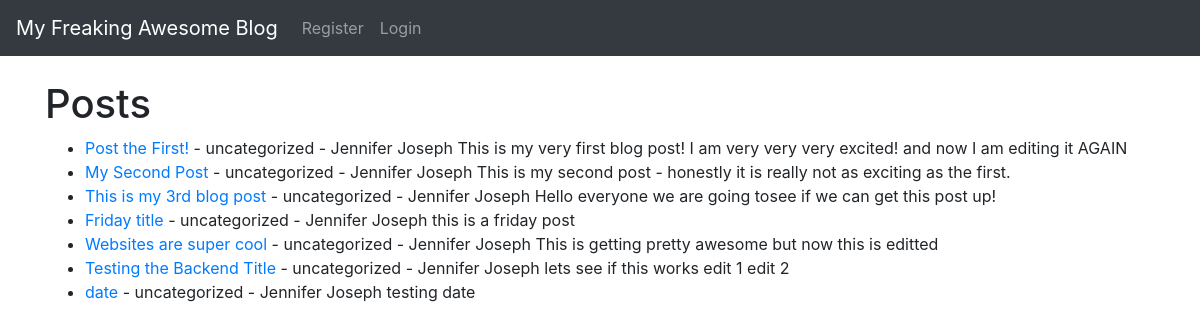
Before: / with the older database file.
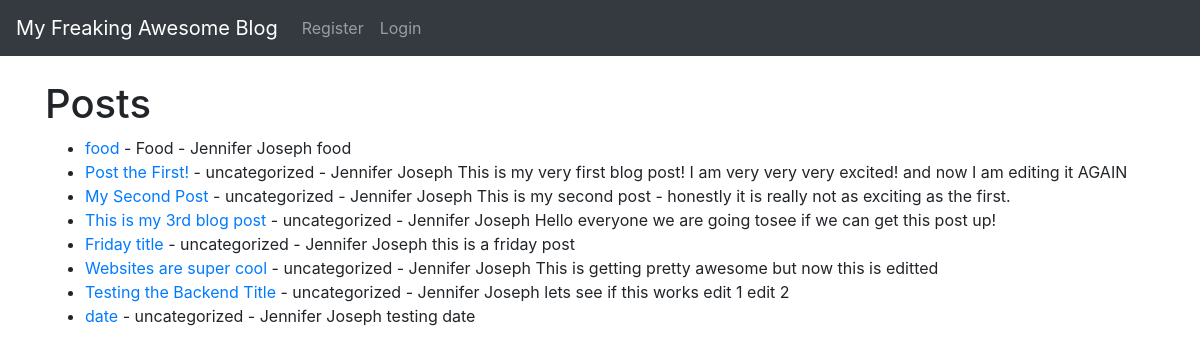
After: the same page with the newer database file.
### tutorialblog/models.py (models this page shows, shortened)
class Post(models.Model):
    title = models.CharField(max_length = 255)
    title_tag = models.CharField(max_length = 255)#, default = "My Freaking Awesome Blog")
    author = models.ForeignKey(User, on_delete = models.CASCADE) # deletes blog post from a user that has been deleted
    category = models.CharField(max_length = 255, default = 'uncategorized')
    body = models.TextField()
    post_date = models.DateField(auto_now_add=True) # will happen automatically when new blog posts are created

### tutorialblog/views.py (the view)
# urls.py: path('', HomeView.as_view(), name = "home"), # home page
class HomeView(ListView): # normally we pass in the request
    model = Post    # note the difference here too of using Post not User
    template_name = 'home.html'
    ordering = ['-post_date']

### tutorialblog/templates/home.html (shortened to what this page needs)
{% extends 'base.html' %}
{% block content %}
<h1>Posts</h1>
<ul>
{% for post in object_list %}
    <li> <a href = "{% url 'article-detail' post.pk %}"> {{post.title}}</a>  - {{post.category}} - {{post.author.first_name}} {{post.author.last_name}}
    {{ post.body }} </li>
{% endfor %}
</ul>
{% endblock %}

### tutorialblog/templates/base.html (shortened to what this page needs)
<!doctype html>
<html lang="en">
  <head>
    <link rel="stylesheet" href="https://stackpath.bootstrapcdn.com/bootstrap/4.3.1/css/bootstrap.min.css">
  </head>
  <body>
    <nav class="navbar navbar-expand-lg navbar-dark bg-dark">
        <a class="navbar-brand" href="{% url 'home' %}"> My Freaking Awesome Blog </a>
        <div class="collapse navbar-collapse" id="navbarSupportedContent">
          <ul class="navbar-nav mr-auto">
            {% if user.is_authenticated %}
                <li class="nav-item">
                  <a class="nav-link" href="{% url 'add-post' %}">Add Post</a>
                </li>
                <li class="nav-item">
                  <a class="nav-link" href="{% url 'add-category' %}">Add Category</a>
                </li>
                <li class="nav-item">
                  <a class="nav-link" href="{% url 'logout' %}">Logout</a>
                </li>
            {% else %}
                <li class="nav-item">
                  <a class="nav-link" href="{% url 'register' %}">Register</a>
                </li>
                <li class="nav-item">
                  <a class="nav-link" href="{% url 'login' %}">Login</a>
                </li>
            {% endif %}
          </ul>
        </div>
      </nav>
      <br>
      <div class = "container">
        {% block content %}
        {% endblock %}
      </div>
  </body>
</html>

Changed rows visible on the page:
added Post: title "food", category "Food", author.first_name "Jennifer", author.last_name "Joseph", body "food"
